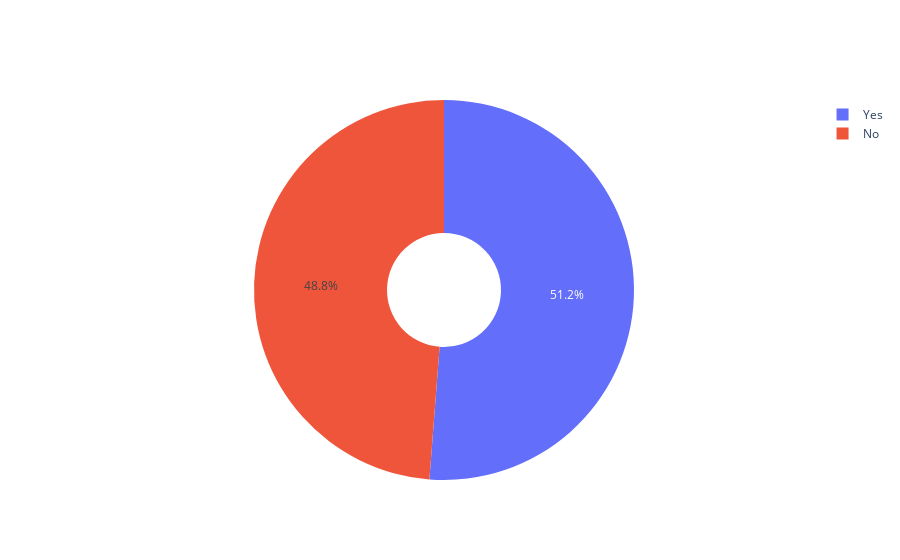
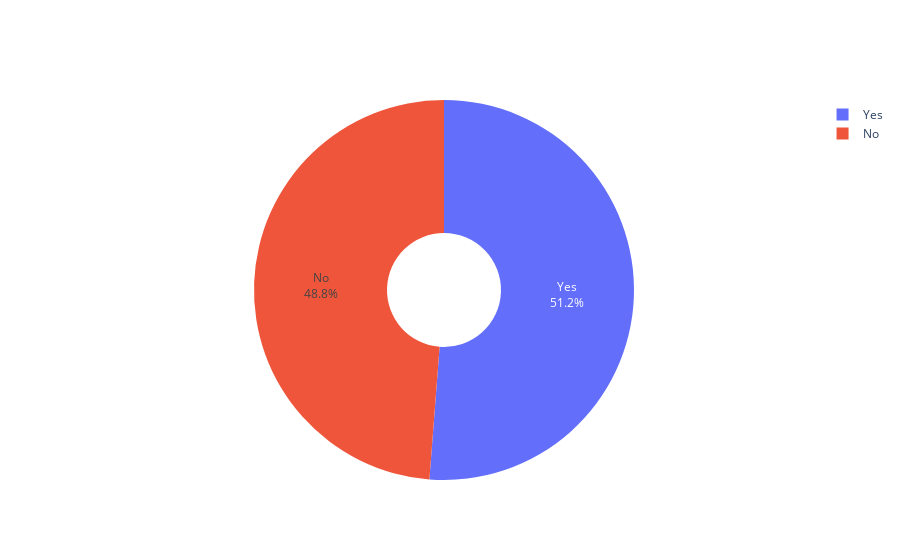

The notebook cell saved with these charts, in order:
### Code cell
wontoss
losstoss
trace = go.Pie(labels = index, values = result, hole = 0.3)

data = [trace]

fig = go.Figure(data = data)
fig.show()
            
fig.update_traces(hoverinfo = 'label+percent', textinfo='label+percent')

### Figure 1 — Plotly figure (JSON) as saved in the notebook; plotly's stock layout.template omitted (floating-point values rounded to 4 significant figures)
{"data": [{"hole": 0.3, "labels": ["Yes", "No"], "type": "pie", "values": [418, 398]}], "layout": {"autosize": true}}

### Figure 2 — Plotly figure (JSON) as saved in the notebook; plotly's stock layout.template omitted (floating-point values rounded to 4 significant figures)
{"data": [{"hole": 0.3, "hoverinfo": "label+percent", "labels": ["Yes", "No"], "textinfo": "label+percent", "type": "pie", "values": [418, 398]}], "layout": {"autosize": true}}
